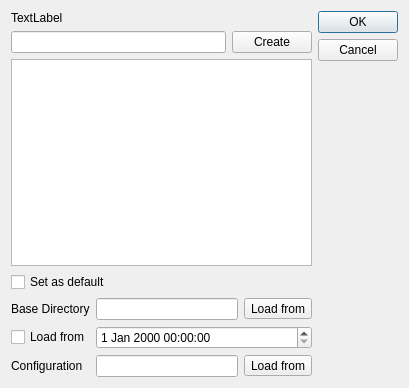
<?xml version="1.0" encoding="UTF-8"?>
<ui version="4.0">
 <class>Dialog</class>
 <widget class="QDialog" name="Dialog">
  <property name="geometry">
   <rect>
    <x>0</x>
    <y>0</y>
    <width>409</width>
    <height>388</height>
   </rect>
  </property>
  <property name="windowTitle">
   <string>Project Selection</string>
  </property>
  <layout class="QHBoxLayout" name="horizontalLayout_2">
   <item>
    <layout class="QVBoxLayout" name="verticalLayout">
     <item>
      <widget class="QLabel" name="infoLabel">
       <property name="text">
        <string>TextLabel</string>
       </property>
       <property name="wordWrap">
        <bool>true</bool>
       </property>
      </widget>
     </item>
     <item>
      <layout class="QHBoxLayout" name="horizontalLayout">
       <item>
        <widget class="QLineEdit" name="newProjectName"/>
       </item>
       <item>
        <widget class="QPushButton" name="createButton">
         <property name="text">
          <string>Create</string>
         </property>
        </widget>
       </item>
      </layout>
     </item>
     <item>
      <widget class="QListWidget" name="projectList"/>
     </item>
     <item>
      <widget class="QCheckBox" name="defaultCheckBox">
       <property name="text">
        <string>Set as default</string>
       </property>
      </widget>
     </item>
     <item>
      <layout class="QGridLayout" name="gridLayout">
       <item row="0" column="0">
        <widget class="QLabel" name="label_2">
         <property name="text">
          <string>Base Directory</string>
         </property>
        </widget>
       </item>
       <item row="0" column="1">
        <widget class="QLineEdit" name="baseDirectoryEdit">
         <property name="readOnly">
          <bool>true</bool>
         </property>
        </widget>
       </item>
       <item row="0" column="2">
        <widget class="QToolButton" name="changeBaseDirectory">
         <property name="text">
          <string>Load from</string>
         </property>
         <property name="icon">
          <iconset resource="Experiment.qrc">
           <normaloff>:/openicon/icons/document-open-5.png</normaloff>:/openicon/icons/document-open-5.png</iconset>
         </property>
        </widget>
       </item>
       <item row="1" column="1" colspan="2">
        <widget class="QDateTimeEdit" name="loadFromDateTimeEdit">
         <property name="toolTip">
          <string>If checked, load settings from the given date and time</string>
         </property>
        </widget>
       </item>
       <item row="2" column="0">
        <widget class="QLabel" name="label">
         <property name="text">
          <string>Configuration</string>
         </property>
        </widget>
       </item>
       <item row="2" column="1">
        <widget class="QLineEdit" name="configurationFileEdit">
         <property name="toolTip">
          <string>Specify sqlite, pickle, or yaml file to overwrite configuration from database</string>
         </property>
         <property name="readOnly">
          <bool>true</bool>
         </property>
        </widget>
       </item>
       <item row="2" column="2">
        <widget class="QToolButton" name="findConfigurationFile">
         <property name="text">
          <string>Load from</string>
         </property>
         <property name="icon">
          <iconset resource="Experiment.qrc">
           <normaloff>:/openicon/icons/document-open-5.png</normaloff>:/openicon/icons/document-open-5.png</iconset>
         </property>
        </widget>
       </item>
       <item row="1" column="0">
        <widget class="QCheckBox" name="loadHistoricSettingCheck">
         <property name="toolTip">
          <string>If checked, load settings from the given date and time</string>
         </property>
         <property name="text">
          <string>Load from</string>
         </property>
        </widget>
       </item>
      </layout>
     </item>
    </layout>
   </item>
   <item>
    <widget class="QDialogButtonBox" name="buttonBox">
     <property name="orientation">
      <enum>Qt::Vertical</enum>
     </property>
     <property name="standardButtons">
      <set>QDialogButtonBox::Cancel|QDialogButtonBox::Ok</set>
     </property>
    </widget>
   </item>
  </layout>
 </widget>
 <tabstops>
  <tabstop>newProjectName</tabstop>
  <tabstop>createButton</tabstop>
  <tabstop>projectList</tabstop>
  <tabstop>defaultCheckBox</tabstop>
  <tabstop>configurationFileEdit</tabstop>
  <tabstop>buttonBox</tabstop>
 </tabstops>
 <resources>
  <include location="Experiment.qrc"/>
 </resources>
 <connections>
  <connection>
   <sender>buttonBox</sender>
   <signal>accepted()</signal>
   <receiver>Dialog</receiver>
   <slot>accept()</slot>
   <hints>
    <hint type="sourcelabel">
     <x>248</x>
     <y>254</y>
    </hint>
    <hint type="destinationlabel">
     <x>157</x>
     <y>274</y>
    </hint>
   </hints>
  </connection>
  <connection>
   <sender>buttonBox</sender>
   <signal>rejected()</signal>
   <receiver>Dialog</receiver>
   <slot>reject()</slot>
   <hints>
    <hint type="sourcelabel">
     <x>316</x>
     <y>260</y>
    </hint>
    <hint type="destinationlabel">
     <x>286</x>
     <y>274</y>
    </hint>
   </hints>
  </connection>
  <connection>
   <sender>projectList</sender>
   <signal>doubleClicked(QModelIndex)</signal>
   <receiver>Dialog</receiver>
   <slot>accept()</slot>
   <hints>
    <hint type="sourcelabel">
     <x>163</x>
     <y>141</y>
    </hint>
    <hint type="destinationlabel">
     <x>204</x>
     <y>138</y>
    </hint>
   </hints>
  </connection>
 </connections>
</ui>
